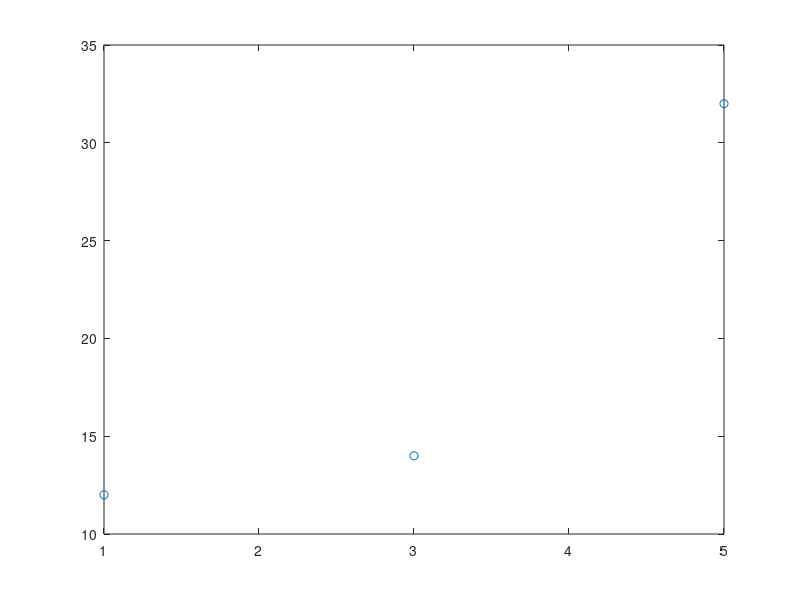

Reproduce this figure in MATLAB.
%Euler Method
clc
clear


xo = 1; %Initial x point chosen
fo = 12; %Initial f(x) value
dx = 2; %Step Size
xfinal = 5; %Final x point for interval
xf = xfinal - dx; %Used for setting up end point in loop for x interval
finalfx = [fo]; %Array of f(x) values
i = 2; %Index for array of f(x) values
xvals = [xo]; %x value array

for x = xo:dx:xf %Find f(x) values at each stepping point until final point
    fpx = x^2; %f'(x) value at specified point
    fxdx = fo + fpx*dx; %f(xi+dx) = f(xi) + f'(xi)*dx
    fo = fxdx;  %Creates new f(x) to start from to find next point
    finalfx(i) = fxdx; %Adds found f(x) point to array of f(x) values
    j = x + dx;
    xvals(i) = j; %Add x values to array
    i = i + 1; %Increases index array to next point
end

arrayxvalues = xvals
arrayfxvalues = finalfx
figure
plot(xvals, finalfx, 'o')


%{
%Heun Method

xo = 1; %Initial x point chosen
fo = 12; %Initial f(x) value
dx = 1; %Step Size
xfinal = 5; %Final x point for interval
xf = xfinal - dx; %Used for setting up x interval in loop
finalfx = [fo]; %Array of f(x) values
i = 2; %Index for array of f(x) values
xvals = [xo]; %Array for x values

for x = xo:dx:xf %Find f(x) value at each stepping point until final point
    fpx1 = x^2; %f'(x) value at specified point
    fpx2 = (x+dx)^2; %f'(x) for other line
    fxdx = fo + (1/2)*(fpx1+fpx2)*dx; %f(xi+dx) = f(xi)+(1/2)*(f'1+f'2)*dx
    fo = fxdx;  %Creates new f(x) to start from to find next point
    finalfx(i) = fxdx; %Adds found f(x) point to array of f(x) values
    j = x + dx;
    xvals(i) = j;
    i = i + 1; %Increases index array to next point
end

arrayfinalxvalues = xvals
arrayfinalfxvalues = finalfx
figure
plot(xvals, finalfx, 'o')
%}

%{
%ODE

xo = 0; %Initial x point chosen
fpo = 0; %Initial f'(x) value
fo = 0; %Initial f(x) value
dx = 1; %Step Size
xfinal = 5; %Final x point for interval
xf = xfinal - dx; %This just makes setting boundary x easier in loop
finalfpx = [fpo]; %Array of f'(x) values
finalfx = [fo]; %array of f(x) values
i = 2; %Index for array of f'(x) values
xvals = [xo]; %x value array

for x = xo:dx:xf %Find f''(x) values at each stepping point until final point
    fppx = 2; %f''(x) value at specified point
    fpxdx = fpo + fppx*dx; %f'(xi+dx) = f'(xi) + f''(xi)*dx
    fpo = fpxdx;  %Creates new f'(x) to start from to find next point
    finalfpx(i) = fpxdx; %Adds found f'(x) point to array of f'(x) values
    j = x + dx; %x value at next point for f'(x)
    xvals(i) = j; %Add x values to f'(x) array
    i = i + 1; %Increases index array to next point
end
arrayfinalxvals = xvals
arrayfinalfpx = finalfpx
figure
plot(xvals, finalfpx, 'o')
hold on

h = 2; %Sets up index in array for f(x2) in loop
k = 1; %Index value to set up f'(x1) for first iteration in loop
for x = xo:dx:xf %Find f(x) values at each stepping point until final point
    fpx = finalfpx(k); %f'(x) value at specified point
    k = k + 1; %Index value for f'(x) array for next loop
    fxdx = fo + fpx*dx; %f(xi+dx) = f(xi) + f'(xi)*dx
    fo = fxdx;  %Creates new f(x) to start from to find next point
    finalfx(h) = fxdx; %Adds found f(x) point to array of f(x) values
    h = h + 1; %Indexes f(x)array to next point for next loop
end

arrayfinalfx = finalfx
plot(xvals, finalfx, 'x')
%}


